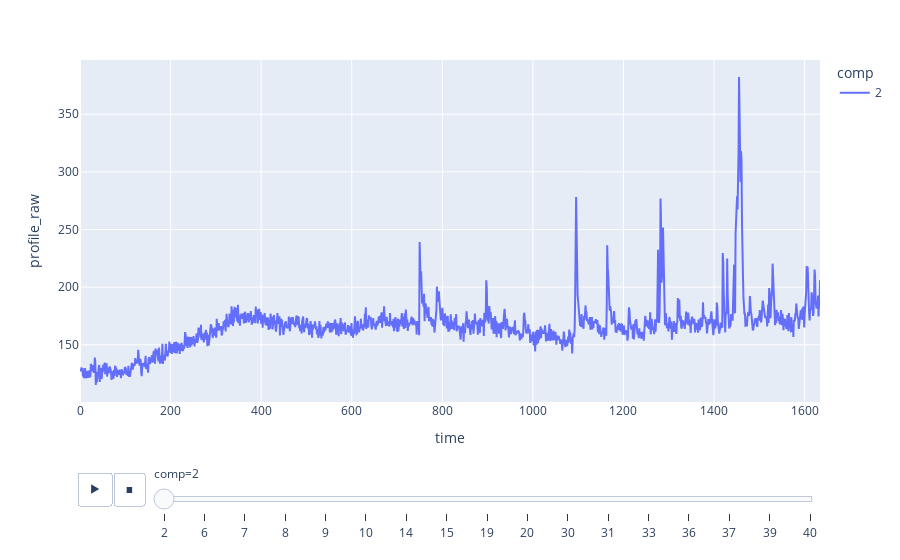

Here is the notebook cell this chart was saved with:
### Code cell
# plt.figure(figsize=(15, 10))
# for i in total_df.comp.unique():
#     time_series = total_df['time'][total_df['comp'] == i]
#     profile_series = total_df['profile_raw'][total_df['comp'] == i]
#     plt.plot(time_series, profile_series, alpha=.5, label=i)
# plt.legend()
# plt.show()

fig=px.line(total_df,
            y='profile_raw',
            x='time',
            color='comp',
            animation_frame="comp")
fig.show()

### Figure 1 — Plotly figure (JSON) as saved in the notebook; plotly's stock layout.template omitted (floating-point values rounded to 4 significant figures; data arrays with more than 128 entries replaced by an {"elided": "..."} marker saying what was removed)
{"data": [{"hovertemplate": "comp=2<br>time=%{x}<br>profile_raw=%{y}<extra></extra>", "legendgroup": "2", "line": {"color": "#636efa", "dash": "solid"}, "marker": {"symbol": "circle"}, "mode": "lines", "name": "2", "orientation": "v", "showlegend": true, "type": "scatter", "x": {"elided": "1500 float values"}, "xaxis": "x", "y": {"elided": "1500 float values"}, "yaxis": "y"}], "layout": {"legend": {"title": {"text": "comp"}, "tracegroupgap": 0}, "margin": {"t": 60}, "sliders": [{"active": 0, "currentvalue": {"prefix": "comp="}, "len": 0.9, "pad": {"b": 10, "t": 60}, "steps": [{"args": [["2"], {"frame": {"duration": 0, "redraw": false}, "fromcurrent": true, "mode": "immediate", "transition": {"duration": 0, "easing": "linear"}}], "label": "2", "method": "animate"}, {"args": [["6"], {"frame": {"duration": 0, "redraw": false}, "fromcurrent": true, "mode": "immediate", "transition": {"duration": 0, "easing": "linear"}}], "label": "6", "method": "animate"}, {"args": [["7"], {"frame": {"duration": 0, "redraw": false}, "fromcurrent": true, "mode": "immediate", "transition": {"duration": 0, "easing": "linear"}}], "label": "7", "method": "animate"}, {"args": [["8"], {"frame": {"duration": 0, "redraw": false}, "fromcurrent": true, "mode": "immediate", "transition": {"duration": 0, "easing": "linear"}}], "label": "8", "method": "animate"}, {"args": [["9"], {"frame": {"duration": 0, "redraw": false}, "fromcurrent": true, "mode": "immediate", "transition": {"duration": 0, "easing": "linear"}}], "label": "9", "method": "animate"}, {"args": [["10"], {"frame": {"duration": 0, "redraw": false}, "fromcurrent": true, "mode": "immediate", "transition": {"duration": 0, "easing": "linear"}}], "label": "10", "method": "animate"}, {"args": [["14"], {"frame": {"duration": 0, "redraw": false}, "fromcurrent": true, "mode": "immediate", "transition": {"duration": 0, "easing": "linear"}}], "label": "14", "method": "animate"}, {"args": [["15"], {"frame": {"duration": 0, "redraw": false}, "fromcurrent": true, "mode": "immediate", "transition": {"duration": 0, "easing": "linear"}}], "label": "15", "method": "animate"}, {"args": [["19"], {"frame": {"duration": 0, "redraw": false}, "fromcurrent": true, "mode": "immediate", "transition": {"duration": 0, "easing": "linear"}}], "label": "19", "method": "animate"}, {"args": [["20"], {"frame": {"duration": 0, "redraw": false}, "fromcurrent": true, "mode": "immediate", "transition": {"duration": 0, "easing": "linear"}}], "label": "20", "method": "animate"}, {"args": [["30"], {"frame": {"duration": 0, "redraw": false}, "fromcurrent": true, "mode": "immediate", "transition": {"duration": 0, "easing": "linear"}}], "label": "30", "method": "animate"}, {"args": [["31"], {"frame": {"duration": 0, "redraw": false}, "fromcurrent": true, "mode": "immediate", "transition": {"duration": 0, "easing": "linear"}}], "label": "31", "method": "animate"}, {"args": [["33"], {"frame": {"duration": 0, "redraw": false}, "fromcurrent": true, "mode": "immediate", "transition": {"duration": 0, "easing": "linear"}}], "label": "33", "method": "animate"}, {"args": [["36"], {"frame": {"duration": 0, "redraw": false}, "fromcurrent": true, "mode": "immediate", "transition": {"duration": 0, "easing": "linear"}}], "label": "36", "method": "animate"}, {"args": [["37"], {"frame": {"duration": 0, "redraw": false}, "fromcurrent": true, "mode": "immediate", "transition": {"duration": 0, "easing": "linear"}}], "label": "37", "method": "animate"}, {"args": [["39"], {"frame": {"duration": 0, "redraw": false}, "fromcurrent": true, "mode": "immediate", "transition": {"duration": 0, "easing": "linear"}}], "label": "39", "method": "animate"}, {"args": [["40"], {"frame": {"duration": 0, "redraw": false}, "fromcurrent": true, "mode": "immediate", "transition": {"duration": 0, "easing": "linear"}}], "label": "40", "method": "animate"}], "x": 0.1, "xanchor": "left", "y": 0, "yanchor": "top"}], "updatemenus": [{"buttons": [{"args": [null, {"frame": {"duration": 500, "redraw": false}, "fromcurrent": true, "mode": "immediate", "transition": {"duration": 500, "easing": "linear"}}], "label": "&#9654;", "method": "animate"}, {"args": [[null], {"frame": {"duration": 0, "redraw": false}, "fromcurrent": true, "mode": "immediate", "transition": {"duration": 0, "easing": "linear"}}], "label": "&#9724;", "method": "animate"}], "direction": "left", "pad": {"r": 10, "t": 70}, "showactive": false, "type": "buttons", "x": 0.1, "xanchor": "right", "y": 0, "yanchor": "top"}], "xaxis": {"anchor": "y", "domain": [0, 1], "title": {"text": "time"}}, "yaxis": {"anchor": "x", "domain": [0, 1], "title": {"text": "profile_raw"}}}}
